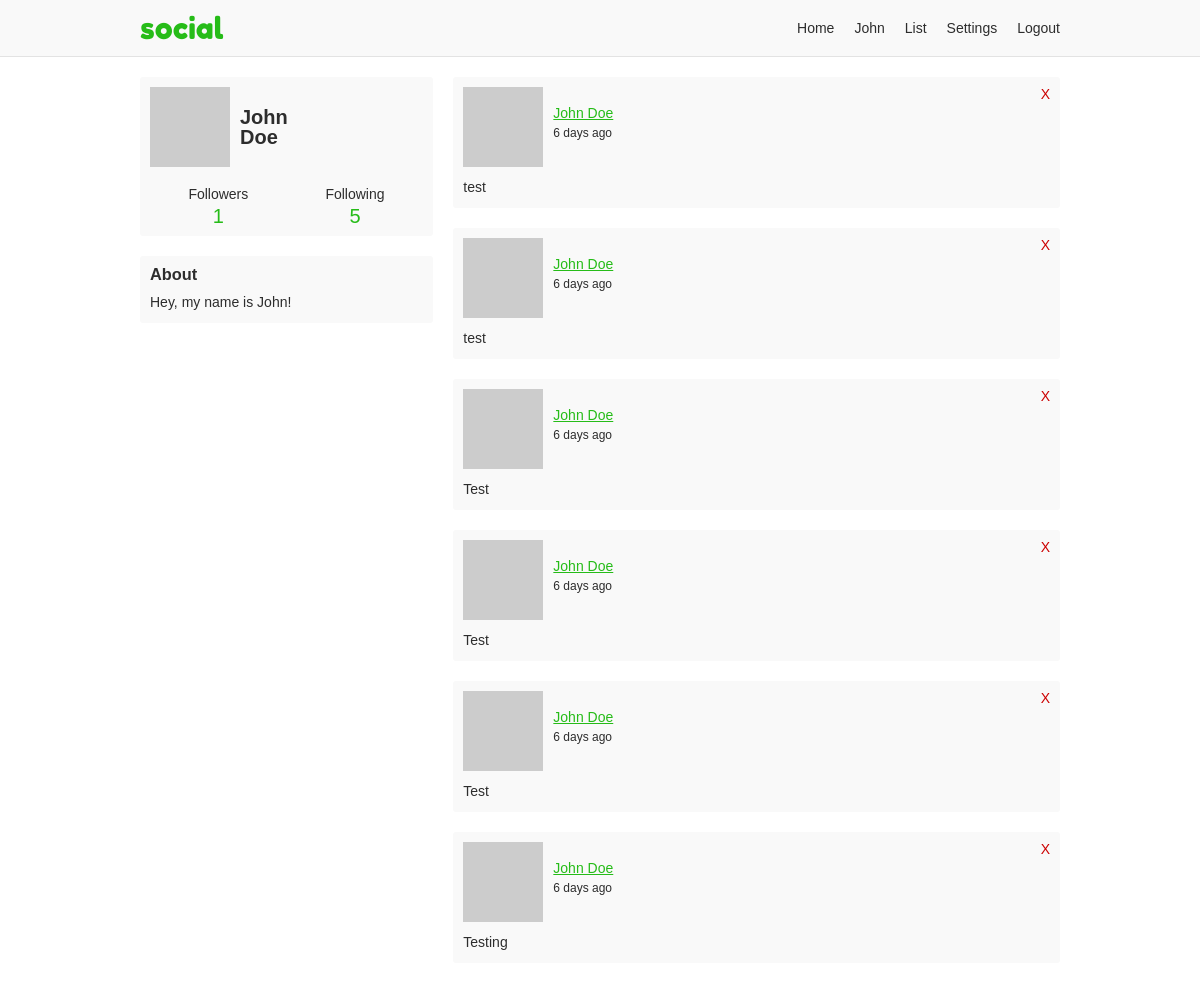
The app's page /8853346b90fec71a40686e25459e8d3a (signed in), older data.
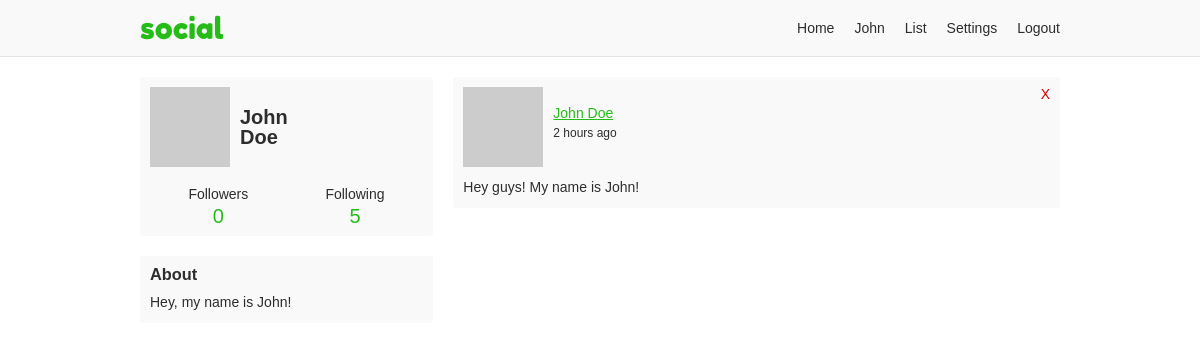
The same page, newer data.
### app/users/models/post.py (models this page shows, shortened)
class Post(db.Model, BaseModel):
    body = db.Column(db.Text)
    author_id = db.Column(db.Integer, db.ForeignKey('user.id'))
    recipient_id = db.Column(db.Integer, db.ForeignKey('user.id'))

### app/users/views.py (the view)
@users.route('/<username>', methods=['GET', 'POST'])
@login_required
def profile(username):
    user = User.query.filter_by(username=username, active=True).first_or_404()
    form = PostForm()
    if form.validate_on_submit():
        post = Post(body=form.body.data, author=current_user,
                    recipient=user)
        post.commit()
        flash('Your post is now live!')
        return redirect(url_for('users.profile', username=username))
    page = request.args.get('page', 1, type=int)
    posts = user.post_recipient.filter(Post.active == True).order_by( # noqa
        Post.created.desc()).paginate(
            page, current_user.posts_per_page, False)
    return render_template('users/profile.html', user=user, posts=posts,
                           form=form)

### app/models.py (called while the page is built)
    def commit(self):
        try:
            db.session.add(self)
            db.session.commit()
            return self
        except Exception as E:
            db.session.rollback()
            raise E

### app/users/models/user.py (called while the page is built)
@login.user_loader
def load_user(id):
    return User.query.get(int(id))

    @property
    def get_followers(self):
        return self.followers.filter_by(active=True)

    @property
    def get_followed(self):
        return self.followed.filter_by(active=True)

    def avatar(self, size):
        digest = md5(self.email.lower().encode('utf-8')).hexdigest()
        return 'https://www.gravatar.com/avatar/{}?d=monsterid&s={}'.format(
            digest, size)

### app/users/views.py (called while the page is built)
@users.before_request
def before_request():
    if current_user.is_authenticated:
        current_user.last_seen = datetime.utcnow()
        current_user.commit()

### app/templates/users/profile.html (shortened to what this page needs)
{% extends "/base.html" %}
{% block content %}
<div class="grid-container">
  {% include "/users/_profile-info.html" %}
  <div class="profile-content">
    {% if posts.pages > 1 %}
      {% from "/_macros.html" import render_pagination %}
    {% endif %}
    {% if posts.items %}
      {% for post in posts.items %}
      {% include "/users/_post.html" %}
      {% endfor %}
    {% endif %}
    {% if posts.pages > 1 %}
      {% from "/_macros.html" import render_pagination %}
    {% endif %}
  </div>
</div>
{% endblock %}

### app/templates/users/_profile-info.html (shortened to what this page needs)
<div class="profile-aside">
  <div class="profile-info-container">
    <a class="profile-info" href="{{ url_for('users.profile', username=user.username) }}">
      <img src="{{ user.avatar(60) }}">
      <h2>{{ user.first_name }}<br>{{ user.last_name }}</h1>
    </a>
    <div class="user-numbers user-numbers-profile">
      <a href="{{ url_for('users.followers', username=user.username) }}">
        Followers <span>{{ user.get_followers.count() }}</span>
      </a>
      <a href="{{ url_for('users.following', username=user.username) }}">
        Following <span>{{ user.get_followed.count() }}</span>
      </a>
    </div>
  </div>
  {% if user.about_me %}
  <div class="about-container">
    <h3>About</h3>
    <p>{{ user.about_me }}</p>
  </div>
  {% endif %}
</div>

### app/templates/users/_post.html
<div class="post">
  <div class="post-header">
    <img src="{{ post.author.avatar(40) }}">
    <p class="post-info">
      <a href="{{ url_for('users.profile', username=post.author.username) }}">{{ post.author.full_name }}</a>
      <time>{{ moment(post.created).fromNow() }}</time>
    </p>
    {% if current_user == post.author or post.recipient_id == current_user.id %}
    <a class="delete-post" href="{{ url_for('users.user_action', username=post.author.username, action='delete-post', post_id=post.id) }}" title="Delete post">X</a>
    {% endif %}
  </div>
  <p class="post-body">{{ post.body }}</p>
</div>

Row changes from the older to the newer data that the page shows:
no longer on this page (row edited): Post: author.full_name "John Doe", created "6 days ago", body "test"
no longer on this page (row edited): Post: author.full_name "John Doe", created "6 days ago", body "test"
no longer on this page (row edited): Post: author.full_name "John Doe", created "6 days ago", body "Test"
no longer on this page (row edited): Post: author.full_name "John Doe", created "6 days ago", body "Test"
no longer on this page (row edited): Post: author.full_name "John Doe", created "6 days ago", body "Test"
no longer on this page (row edited): Post: author.full_name "John Doe", created "6 days ago", body "Testing"
added Post: author.full_name "John Doe", created "2 hours ago", body "Hey guys! My name is John!"
Text that changed along with them:
{{ user.get_followers.count() }}: "1" → "0"
